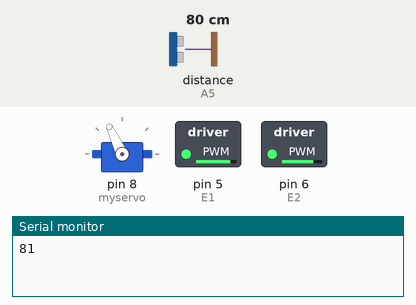
The sketch below on a simulated Arduino Uno, built with avr-gcc and run on an emulated ATmega328P. Shown: servo, switched loads named in the sketch (green lamp = pin HIGH), the last lines printed to the serial monitor. The inputs (shaded band) are chosen by the test bench; at power-on: distance to the obstacle (sensor on A5) 80 cm. The echo pulse lasts 58.3 µs per cm.

Above: at 3.9 s.
4.0 s: distance to the obstacle (sensor on A5) set to 23 cm
5.5 s: distance to the obstacle (sensor on A5) set to 19 cm
At 7.4 s:
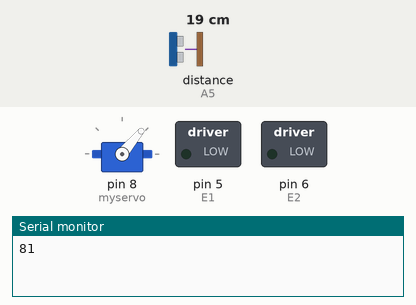
At 8.3 s:
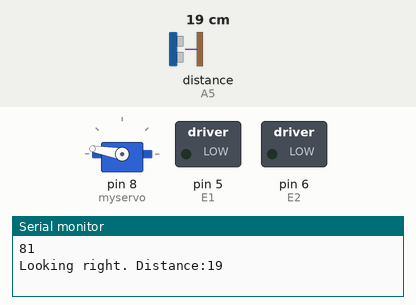
8.5 s: distance to the obstacle (sensor on A5) set to 250 cm
At 9.7 s:
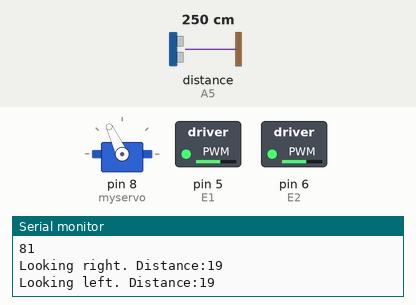
Timing chart, 0 to 12.2 s (numbered marks = the images above; inputs shaded):
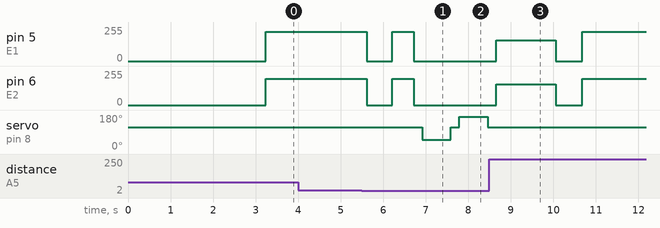

The sketch:

1a_Autonomous_Devastator_Robot.01.ino
```cpp
    /////////////////////////////////////////////////////////////////
   //           Arduino Devastator Robot v 1.0                    //
  //       Get the latest version of the code here:              //
 //     📥 http://educ8s.tv/arduino-tank-robot-tutorial         //
/////////////////////////////////////////////////////////////////

#include <Servo.h>
#include <NewPing.h>  //https://bitbucket.org/teckel12/arduino-new-ping/downloads/

#define TRIG_PIN A4
#define ECHO_PIN A5
#define MAX_DISTANCE 200
#define MAX_SPEED 200 // sets speed of DC  motors
#define MAX_SPEED_OFFSET 20

int E1 = 5;     //M1 Speed Control
int E2 = 6;     //M2 Speed Control
int M1 = 4;     //M1 Direction Control
int M2 = 7;     //M1 Direction Control

NewPing sonar(TRIG_PIN, ECHO_PIN, MAX_DISTANCE);
Servo myservo;

int distance = 100;
boolean goesForward=false;
int speedSet = 0;

void setup(void)
{
  Serial.begin(9600);
  myservo.attach(8);
  myservo.write(115);
  delay(2000);
  distance = readPing();
  delay(100);
  distance = readPing();
  delay(100);
  distance = readPing();
  delay(100);
  distance = readPing();
  delay(100);
  Serial.println(distance);
}

void loop(void)
{
 int distanceR = 0;
 int distanceL =  0;
 delay(40);

 if(distance<=20)
 {
  stop();
  delay(100);
  moveBackward();
  delay(500);
  stop();
  delay(200);
  distanceR = lookRight();
  delay(200);
  distanceL = lookLeft();
  delay(200);

  if(distanceR>=distanceL)
  {
    turnRight();
    stop();
  }else
  {
    turnLeft();
    stop();
  }
 }else
 {
  moveForward();
 }
 distance = readPing();
}

void turnRight() {

  analogWrite (E1,155);
  analogWrite (E2,155);
  digitalWrite(M1,LOW);
  digitalWrite(M2,HIGH);
  delay(1400);
  digitalWrite(M1,HIGH);
  digitalWrite(M2,HIGH);
}

void turnLeft()
{
  analogWrite (E1,155);
  analogWrite (E2,155);
  digitalWrite(M1,HIGH);
  digitalWrite(M2,LOW);
  delay(1600);
  digitalWrite(M1,HIGH);
  digitalWrite(M2,HIGH);
}

void stop(void)                    //Stop
{
  digitalWrite(E1,0);
  digitalWrite(M1,LOW);
  digitalWrite(E2,0);
  digitalWrite(M2,LOW);
}

void moveBackward()
{
  goesForward=false;
  digitalWrite(M1,LOW);
  digitalWrite(M2,LOW);
  for (speedSet = 0; speedSet < MAX_SPEED; speedSet +=2) // slowly bring the speed up to avoid loading down the batteries too quickly
  {
    analogWrite (E2,speedSet);
    analogWrite (E1,speedSet+MAX_SPEED_OFFSET);
    delay(5);
  }
}

int lookRight()
{
    myservo.write(50);
    delay(500);
    int distance = readPing();
    delay(100);
    myservo.write(115);
    Serial.print("Looking right. Distance:");
    Serial.println(distance);
    return distance;
}

int lookLeft()
{
    myservo.write(170);
    delay(500);
    int distance = readPing();
    delay(100);
    myservo.write(115);
    Serial.print("Looking left. Distance:");
    Serial.println(distance);
    return distance;
}

int readPing() {
  delay(70);
  int cm = sonar.ping_cm();
  if(cm==0)
  {
    cm = 250;
  }
  return cm;
}

void moveForward() {

 if(!goesForward)
  {
    goesForward=true;
    digitalWrite(M1,HIGH);
    digitalWrite(M2,HIGH);
   for (speedSet = 0; speedSet < MAX_SPEED; speedSet +=2) // slowly bring the speed up to avoid loading down the batteries too quickly
   {
     analogWrite (E2,speedSet);      //PWM Speed Control
     analogWrite (E1,speedSet+MAX_SPEED_OFFSET);
     delay(5);
   }
  }
}
```

Measured:
- the behaviour switches between 21 and 20 cm on distance to the obstacle (sensor on A5) (found by bisection; images 0 and 1)
- after the input at 4.0 s, every drawn part: stays the same
- after the input at 5.5 s, pin 5 (E1): 218/255 → 0/255 after 0.12 s, → 218/255 0.60 s later, → 0/255 0.51 s later; pin 6 (E2): 198/255 → 0/255 after 0.12 s, → 198/255 0.60 s later, → 0/255 0.51 s later; servo on pin 8 (myservo): 115° → 50° after 1.4 s, → 115° 0.67 s later, → 170° 0.20 s later, → 115° 0.67 s later
- after the input at 8.5 s, servo on pin 8 (myservo): stops changing and stays 115°
